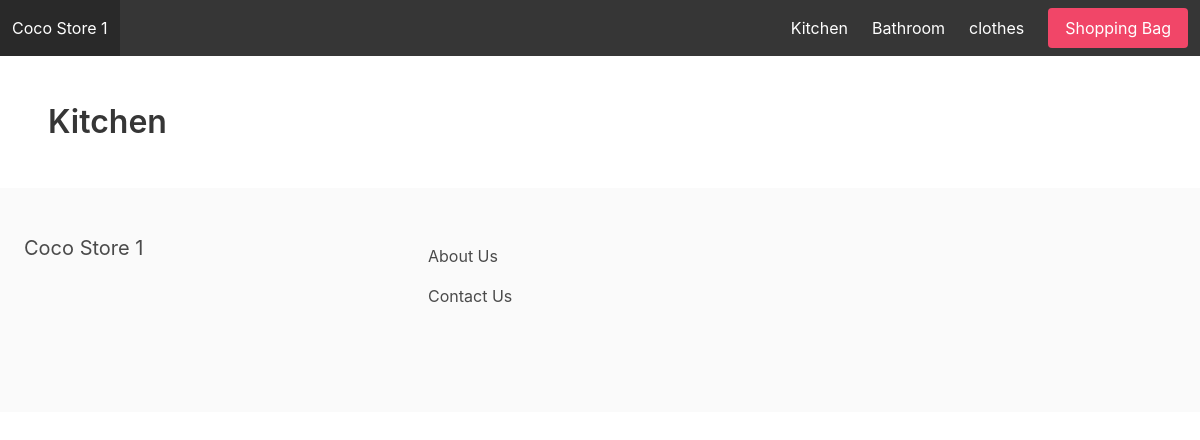
The app's page /Kitchen/, older data.
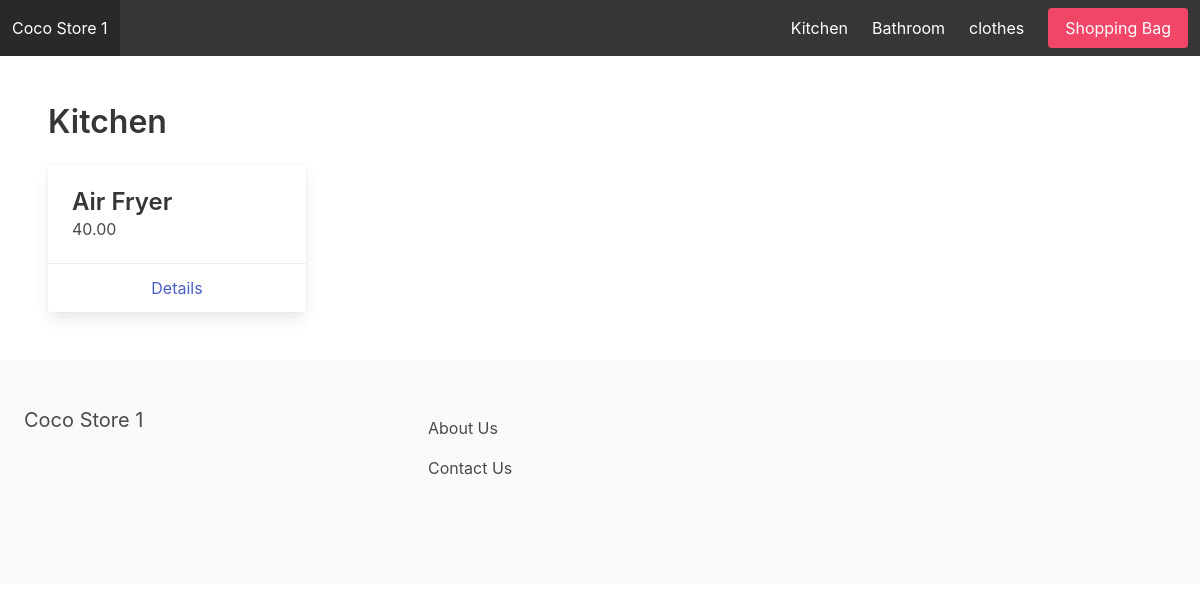
The same page, newer data.
### shop/models.py (models this page shows, shortened)
class Category(models.Model):
    title = models.CharField(max_length=254)
    slug = models.SlugField(max_length=254)
    ordering = models.IntegerField(default=0)
    class Meta:
        verbose_name_plural = 'Categories'
        ordering = ('ordering',)

class Item(models.Model):
    category = models.ForeignKey(Category, related_name='items', on_delete=models.CASCADE)
    title = models.CharField(max_length=254)
    slug = models.SlugField(max_length=254)
    description = models.TextField(blank=True, null=True)
    featured_item = models.BooleanField(default=False)
    price = models.DecimalField(max_digits=6, decimal_places=2)

### shop/views.py (the view)
# urls.py: path('<slug:slug>/', detail_categories, name='detail_categories'),
def detail_categories(request, slug):
    category = get_object_or_404(Category, slug=slug)
    items = category.items.all()
    context = {
        'category': category,
        'items': items,
    }
    return render(request, 'shop/detail_category.html', context)

### shop/context_processors.py (called while the page is built)
def categories_menu(request):
    categories = Category.objects.all()
    return {'categories_menu': categories}

### shop/templates/shop/detail_category.html (shortened to what this page needs)
{% extends 'home/base.html' %}
{% block content %}
    <h1 class="title">{{ category.title }}</h1>
    <div class="columns is-multiline">
        {% for item in items %}
        <div class="column is-3">
            <div class="card">
                <div class="card-content">
                    <div class="media">
                        <div class="media=-xontent">
                            <p class="title is-4">{{ item.title }}</p>
                            <p class="subtitle is-6">{{ item.price }}</p>
                        </div>
                    </div>
                </div>
                <footer class="card-footer">
                    <a href="{% url 'detail_product' category.slug item.slug %}" class="card-footer-item">Details</a>
                </footer>
            </div>
        </div>
        {% endfor %}
</div>
{% endblock %}

### home/templates/home/base.html (shortened to what this page needs)
<!DOCTYPE html>
<html>
	<head>
		<link rel="stylesheet" href="https://cdn.jsdelivr.net/npm/bulma@0.9.0/css/bulma.min.css">
		<link rel="stylesheet" href="#">
	</head>
	<body>
		<nav class="navbar is-dark "">
			<div class="navbar-brand">
				<a class="navbar-item" href="{% url 'homepage' %}">Coco Store 1</a>
			</div>
			<div id="main-navbar" class="navbar-menu"">
				<div class="navbar-end">
					{% for category in categories_menu %}
					<a href="{% url 'detail_categories' category.slug %}" class="navbar-item">{{ category.title }}</a>
					{% endfor %}
					<div class="navbar-item">
					<a href="{% url 'bag' %}" class="button is-danger">Shopping Bag</a>
					</div>
				</div>
			</div>
    </nav>
 <section class="section">
{% block content %}
 {% endblock %}
</section>
<footer class="footer">
	<div class="columns">
		<div class="column is-4">
			<h2 class="subtitle">Coco Store 1</h2>
		</div>
		<div class="column is-4">
			<a href="{% url 'about' %}" class="navbar-item">About Us</a>
			<a href="{% url 'contact' %}" class="navbar-item">Contact Us</a>
		</div>
	</div>
</footer>
</body>
</html>

Row changes from the older to the newer data that the page shows:
added Item: title "Air Fryer", price "40.00"
